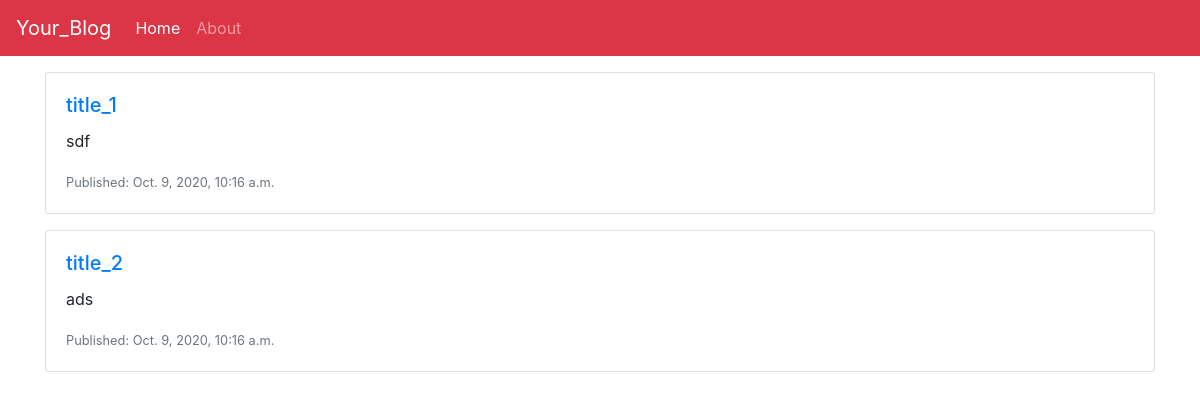
The page / on the database its author committed.
### home/models.py (models this page shows)
class BlogPost(models.Model):
	title = models.CharField(max_length=120, null=True, blank=False)
	subtitle = models.CharField(max_length=180, null=True, blank=False)
	slug = models.CharField(max_length=240, null=True, blank=False)
	body = models.TextField()
	created_at = models.DateTimeField(auto_now_add=True, null=False)
	updated_at = models.DateTimeField(auto_now=True, null=False)

### home/views.py (the view)
# urls.py: path('', home_view),
def home_view(request):
	qs = BlogPost.objects.all()
	template_name = 'home.html'
	context = {'object_list': qs}
	return render(request, template_name, context)

### templates/home.html (shortened to what this page needs)
{% extends "base.html" %}
{% block page_content %}
    {% for object in object_list %}
        <div class="container">
            <div class="mt-3">
                <div class="card mb-3">
                    <div class="card-body">
                        <h5 class="card-title"><a href="{{object.slug}}">{{object.title}}</a></h5>
                        <p class="card-text">{{object.subtitle}}</p>
                        <p class="card-text"><small class="text-muted">Published: {{object.created_at}}</small></p>
                    </div>
                </div>
            </div>
        </div>
    {% empty %}
        <p>Sorry, no articles have been written yet.</p>
    {% endfor %}
{% endblock %}

### templates/base.html (shortened to what this page needs)
<!doctype html>
<html lang="en">
  <head>
    <link rel="stylesheet" href="https://stackpath.bootstrapcdn.com/bootstrap/4.4.1/css/bootstrap.min.css">
  </head>
  <body>
    <nav class="navbar sticky-top navbar-expand-lg navbar-dark bg-danger">
      <a class="navbar-brand" href="/">
        Your_Blog
      </a>
      <div class="collapse navbar-collapse" id="navbarSupportedContent">
        <ul class="navbar-nav mr-auto">
          <li class="nav-item active">
            <a class="nav-link" href="/">Home<span class="sr-only">(current)</span></a>
          </li>
          <li class="nav-item">
            <a class="nav-link" href="/about">About</a>
          </li>
        </ul>
      </div>
    </nav>
      {% block page_content %}
      {% endblock %}
  </body>
</html>

### rows shown on the page
BlogPost: title "title_1", subtitle "sdf", created_at "Oct. 9, 2020, 10:16 a.m."
BlogPost: title "title_2", subtitle "ads", created_at "Oct. 9, 2020, 10:16 a.m."
